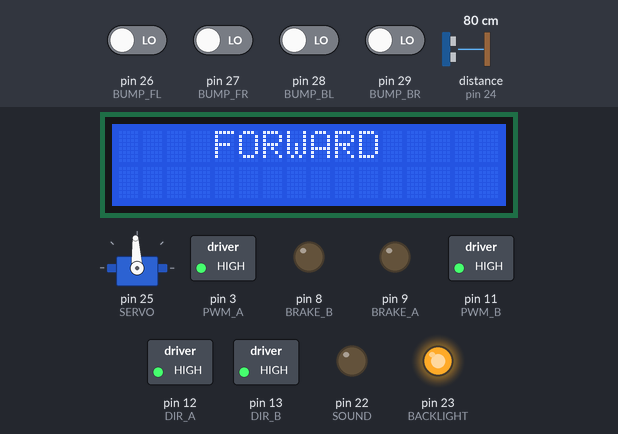
Simulated run of this sketch. Board: Arduino Mega 2560, built with avr-gcc and run on an emulated ATmega2560. On the bench: servo, 16×2 character LCD, switched loads named in the sketch (green lamp = pin HIGH), output pins drawn as LEDs (lit = HIGH). Wiring (inferred from the names in the program): ultrasonic range finder: trigger pin 24; echo pin 24. The test bench sets the inputs (shaded band); at power-on: pin 26 (BUMP_FL), pin 27 (BUMP_FR), pin 28 (BUMP_BL), pin 29 (BUMP_BR) LOW, distance to the obstacle (sensor on pin 24) 80 cm. The echo pulse lasts 58.3 µs per cm; what the sketch prints to the serial monitor is not drawn.

Above: at 6.8 s.
6.9 s: distance to the obstacle (sensor on pin 24) set to 34 cm
8.4 s: distance to the obstacle (sensor on pin 24) set to 28 cm
At 9.8 s:
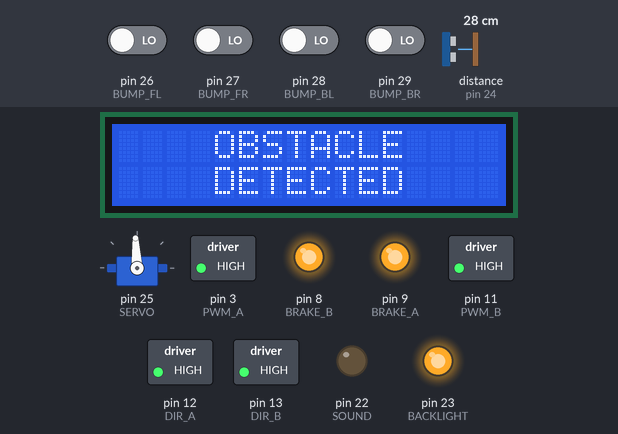
11.4 s: distance to the obstacle (sensor on pin 24) set to 23 cm
At 12.6 s:
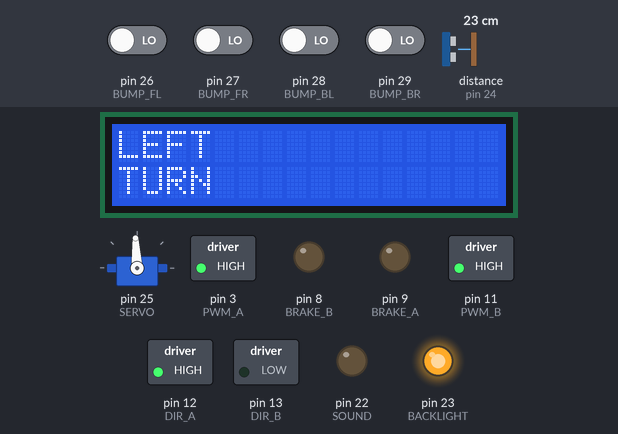
14.4 s: distance to the obstacle (sensor on pin 24) set to 250 cm
At 17.1 s:
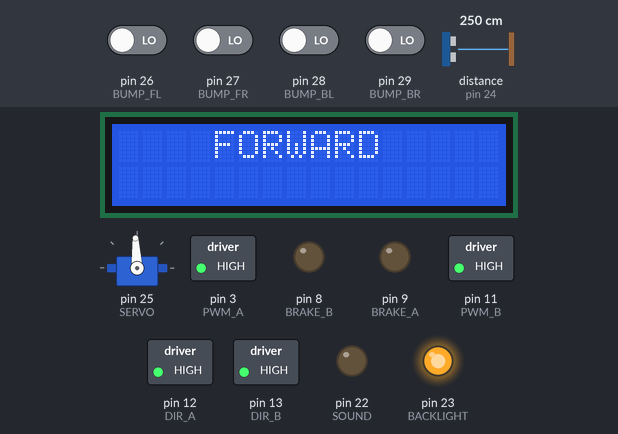
17.4 s: pin 26 (BUMP_FL) driven HIGH
At 17.8 s:
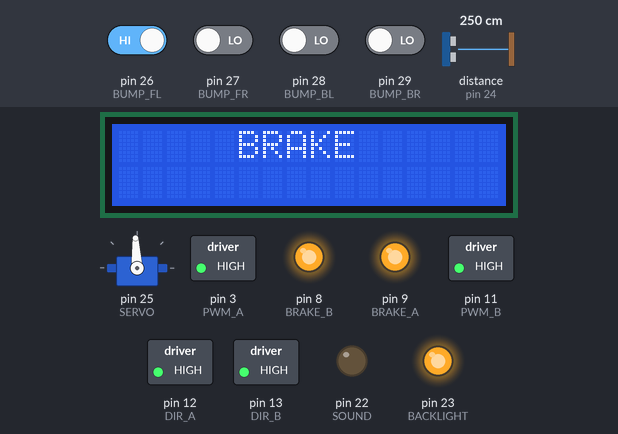
20.4 s: distance to the obstacle (sensor on pin 24) set to 2 cm
At 23.2 s:
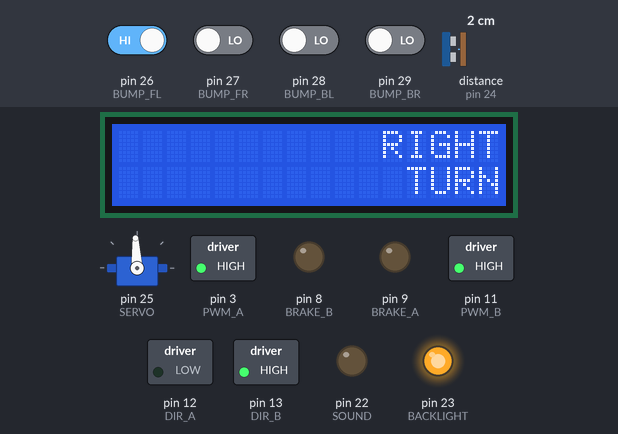
Timing chart, 0 to 27.1 s (numbered marks = the images above; inputs shaded):
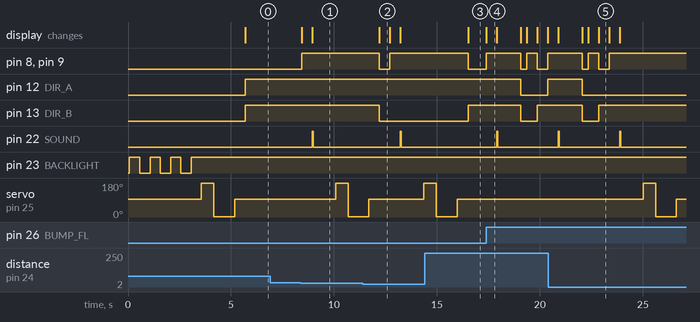

The sketch:

AMALGABOT.ino
```cpp
// (licence header left out)
//////////////////LIBRARIES//////////////////////////////////////////////////////////

  #include <Servo.h> // Enables the Servo library
  #include <LiquidCrystal.h>  //Liquid Crystal library for screen

////////////RANGE FINDER STUFF///////////////////////////////////////////////////////

  const int BOUNDARY = 12;   // (in) Avoid objects closer than 10 inches.
  const int PINGPIN = 24;  // Ping ultrasonic sensor on pin D24.
  long duration, inches, cm; // Define variables for Ping sensor
  int centerDist, leftDist, rightDist, backDist;

///////////////////SERVOS/////////////////////////////////////////////////////////////

  Servo SERVO; //Part of Servo.h Library

/////////////TRANSISTOR ON/OFFs///////////////////////////////////////////////////////

  const int SOUND = 22;      // Set high to play sound from recorder
  const int BACKLIGHT = 23;  // set high to turn on lcd backlight.

/////////////MOTOR SHEILD CONSTANTS///////////////////////////////////////////////////

  const int DIR_A = 12;     // Left motor direction Ch.A
  const int PWM_A = 3;      // Left motor PWM speed Ch.A
  const int DIR_B = 13;     // Right motor direction Ch.B
  const int PWM_B = 11;     // Right motor PWM speed Ch.B
  const int BRAKE_A = 9;    // Pull high to brake motor Ch.A
  const int BRAKE_B = 8;    // Pull high to brake motor Ch.B

///////////////////BUMP SWITCHES X4///////////////////////////////////////////////////

  const int BUMP_FR = 27; // Front Right Bumper Switch
  const int BUMP_FL = 26; // Front left Bumper Switch
  const int BUMP_BR = 29; // back right bumper switch
  const int BUMP_BL = 28; // back left bumper switch

  int val_FR = 0; // used to store the state of Front Right Bumper Switch
  int val_FL = 0;
  int val_BR = 0;
  int val_BL = 0;

///////////////////LCD PINS///////////////////////////////////////////////////////////

  LiquidCrystal lcd(30, 31, 32, 33, 34, 35); //Part of LiquidCrystal.h

//////////////////SETUP///////////////////////////////////////////////////////////////

void setup()
{
  pinMode(DIR_A, OUTPUT);  //Set control pins to be outputs
  pinMode(PWM_A, OUTPUT);
  pinMode(DIR_B, OUTPUT);
  pinMode(PWM_B, OUTPUT);
  pinMode(BRAKE_A, OUTPUT);
  pinMode(BRAKE_B, OUTPUT);
  pinMode(SOUND, OUTPUT);
  pinMode(BACKLIGHT, OUTPUT);

  pinMode(BUMP_FR, INPUT); //set bump switch as an input
  pinMode(BUMP_FL, INPUT); //set bump switch as an input
  pinMode(BUMP_BR, INPUT); //set bump switch as an input
  pinMode(BUMP_BL, INPUT); //set bump switch as an input

  digitalWrite(SOUND, LOW); //not really nessisary but not a bad idea.
  digitalWrite(BACKLIGHT, LOW);

  //Part of Servo.h Library

  SERVO.attach(25);  //Add a servo on digital pin D25
  SERVO.write(93);  //Center sensor pan servo (adjusted to 93)

////////////////LCD BOOT SEQUENCE////////////////////////////////////////////////////

  //cosmetic flicker sequence and wait time(delays motion)
  lcd.begin(16, 2);  // set up the LCD's number of columns and rows:
  lcd.clear();
  lcd.print("    RISK-BOT");
  lcd.setCursor(0, 1);
  lcd.print("  INITIALIZING");
  digitalWrite(BACKLIGHT, HIGH);
  delay(500);
  digitalWrite(BACKLIGHT, LOW);
  delay(500);
  digitalWrite(BACKLIGHT, HIGH);
  delay(500);
  digitalWrite(BACKLIGHT, LOW);
  delay(500);
  digitalWrite(BACKLIGHT, HIGH);
  delay(500);
  digitalWrite(BACKLIGHT, LOW);
  delay(500);
  digitalWrite(BACKLIGHT, HIGH); //lcd backlight stays on from this point
  delay(500);
  LookAround();
  lcd.clear();

///////////////////SERIAL INIT///////////////////////////////////////////////////

  Serial.begin(9600);  // initialize the serial communications:

//////////////MOTOR SPEED PWM CONSTANTS (180 KEEPS MOTORS BELOW 2 AMPS)//////////

  analogWrite(PWM_A, 255);  //motor speed
  analogWrite(PWM_B, 255);  //motor speed
}

/////////////////MAIN LOOP///////////////////////////////////////////////////////////////
void loop()

{

  LookAhead();

  if(inches >= BOUNDARY) /* If the inches in front of an object is greater than or equal to BOUNDARY react*/
  {
    forward(); // All wheels forward
      //-----------------------------------------------------------------
      val_FR = digitalRead(BUMP_FR); //read input value and store it
      if (val_FR == HIGH)
      {
        brake();
        detection();
        backward();
        turnLeft();
      }else
      //------------------------------------------------------------------
      val_FL = digitalRead(BUMP_FL); //read input value and store it
      if (val_FL == HIGH)
      {
        brake();
        detection();
        backward();
        turnRight();
      //------------------------------------------------------------------
      }else
    delay(90); // Wait 0.11 seconds (adjust for faster ping interval)
  } else // If not:

  {
    brake();
    detection();
    LookAround();
     //-----------------------------------------------------------------
      val_BR = digitalRead(BUMP_BR); //read input value and store it
      if (val_BR == HIGH)
      {
        brake();
        detection();
        forward_timed();
        turnRight();
      }else
      //------------------------------------------------------------------
      val_BL = digitalRead(BUMP_BL); //read input value and store it
      if (val_BL == HIGH)
      {
        brake();
        detection();
        forward_timed();
        turnLeft();
      //------------------------------------------------------------------
      }else
    if(rightDist > leftDist) // If the right distance is greater than the left distance , turn right
    {
      turnRight();
    }else if (leftDist > rightDist) // If the left distance is greater than the right distance , turn left
    {
      turnLeft();
    }else if (leftDist&&rightDist&&centerDist < BOUNDARY) // If the left and right distance is smaller than BOUNDARY, back up
    {
      backward();

      LookAround();
    }
  }
}

////////////////END MAIN LOOP////////////////////////////////////////////////////////////

/////////////////FORWARD/////////////////////////////////////////////////////////////////
void forward()
{
  digitalWrite(BRAKE_A, LOW);
  digitalWrite(BRAKE_B, LOW);
  digitalWrite(DIR_A, HIGH);     // Left motor forward.
  digitalWrite(DIR_B, HIGH);     // Right motor forward.
  lcd.clear();
  lcd.print("    FORWARD");
}
/////////////////////////////////////////////////////////////////////////////////////////
void forward_timed()
{
  lcd.clear();
  lcd.print("    SCOOT");
  digitalWrite(BRAKE_A, LOW);
  digitalWrite(BRAKE_B, LOW);
  digitalWrite(DIR_A, HIGH);     // Left motor forward.
  digitalWrite(DIR_B, HIGH);     // Right motor forward.
  delay(200); // scoot forward
  brake();
}
/////////////////////////////////////////////////////////////////////////////////////////
void backward()
{
  lcd.clear();
  lcd.setCursor(0, 1);
  lcd.print("    BACK UP!");
  digitalWrite(BRAKE_A, LOW);
  digitalWrite(BRAKE_B, LOW);
  digitalWrite(DIR_A, LOW);     // Left motor backward.
  digitalWrite(DIR_B, LOW);     // Right motor forward.
  delay(300); // time to backup
  brake();
}
/////////////////////////////////////////////////////////////////////////////////////////
void brake() //brakes both motor channels.
{
  digitalWrite(BRAKE_A, HIGH);
  digitalWrite(BRAKE_B, HIGH);
  lcd.clear();
  lcd.print("     BRAKE");
  delay(500);
}
////////////////////////////////////////////////////////////////////////////////////////
void turnRight() //(int duration)// Amount of turning is determined by duration argument (ms).
{
  lcd.clear();
  lcd.print("           RIGHT");
  lcd.setCursor(0, 1);
  lcd.print("            TURN");
  digitalWrite(BRAKE_A, LOW);
  digitalWrite(BRAKE_B, LOW);
  digitalWrite(DIR_A, LOW);     // Left motor forward.
  digitalWrite(DIR_B, HIGH);    // Right motor backward.
  delay(500);                   // Turning time (ms).
}
//////////////////////////////////////////////////////////////////////////////////////////
void turnLeft()
{
  lcd.clear();
  lcd.print("LEFT");
  lcd.setCursor(0, 1);
  lcd.print("TURN");
  digitalWrite(BRAKE_A, LOW);
  digitalWrite(BRAKE_B, LOW);
  digitalWrite(DIR_A, HIGH);    // Right motor forward.
  digitalWrite(DIR_B, LOW);     // Left motor backward.
  delay(500);                   // Turning time (ms).
}
//////////////////////////////////////////////////////////////////////////////////////////
void detection() // Pause play sound run LCD text sequence
{
  lcd.clear();
  lcd.print("    OBSTACLE");
  lcd.setCursor(0, 1);
  lcd.print("    DETECTED");
  digitalWrite(SOUND, HIGH);
  delay(50);
  digitalWrite(SOUND, LOW);
  delay(1100);
}
//////////////////////////////////////////////////////////////////////////////////////////
void LookAhead()
{
  SERVO.write(93); // angle to look forward (adjusted to 93)
  //delay(100); // wait 0.100 seconds (affects ping))) rate, decrease if bot is moving fast)
  GetDistance();

}
/////////////////////////////////////////////////////////////////////////////////////////
void LookAround()
{
  SERVO.write(180); // left 180° angle
  delay(600); // time to travel(may need to be adjusted for different servos)
  GetDistance(); //Left
  leftDist = inches; //get the left distance
  SERVO.write(2); // right look to the other side (adjusted)
  delay(1000); // time to travel(may need to be adjusted for different servos)
  GetDistance(); //Right
  rightDist = inches; // get the right distance
  SERVO.write(93); // center 90° angle(adjusted to 93)
  delay(500); // time to travel(may need to be adjusted for different servos)
  GetDistance(); //Center
  centerDist = inches; // store inches


  // Prints a line in the serial monitor
  Serial.print("RightDist: ");
  Serial.println(rightDist);
  Serial.print("LeftDist: ");
  Serial.println(leftDist);
  Serial.print("CenterDist: ");
  Serial.println(centerDist);
}
///////////////PING))) SUBROUTINE////////////////////////////////////////////////////////

// ping
// Take a distance reading from Ping ultrasonic rangefinder.
// from http://arduino.cc/en/Tutorial/Ping?from=Tutorial.UltrasoundSensor

unsigned long GetDistance()
{
  // The Ping is triggered by a HIGH pulse of 2 or more microseconds.
  // We give a short LOW pulse beforehand to ensure a clean HIGH pulse.
  pinMode(PINGPIN, OUTPUT);
  digitalWrite(PINGPIN, LOW);
  delayMicroseconds(2);
  digitalWrite(PINGPIN, HIGH);
  delayMicroseconds(5);
  digitalWrite(PINGPIN, LOW);

  // The same pin is used to read the signal from the Ping: a HIGH
  // pulse whose duration is the time (in microseconds) from the sending
  // of the ping to the reception of its echo off an object.
  pinMode(PINGPIN, INPUT);
  duration = pulseIn(PINGPIN, HIGH);

  // Convert the time into a distance.
  inches = microsecondsToInches(duration);
  cm = microsecondsToCentimeters(duration);
}
  long microsecondsToInches(long microseconds) // converts time to a distance
{
  return microseconds / 74 / 2;
}
  long microsecondsToCentimeters(long microseconds) // converts time to a distance
{
  return microseconds / 29 / 2;
}
////////////////////////////////////////////////////////////////////////////////////
```

Measured:
- the behaviour switches between 31 and 30 cm on distance to the obstacle (sensor on pin 24) (found by bisection; images 0 and 1)
- the behaviour switches between 26 and 25 cm on distance to the obstacle (sensor on pin 24) (found by bisection; images 1 and 2)
- after the input at 6.9 s, every drawn part: stays the same
- after the input at 8.4 s, pin 8 (BRAKE_B), pin 9 (BRAKE_A): LOW → HIGH at once; pin 22 (SOUND): LOW → HIGH after 0.54 s, → LOW 0.05 s later; servo on pin 25 (SERVO): 93° → 180° after 1.7 s, → 2° 0.60 s later; the display: first changes at once (image 1 shows a later state)
- after the input at 11.4 s, pin 12 (DIR_A): stays HIGH (without the input it goes to LOW after 0.80 s); pin 22 (SOUND): LOW → HIGH after 1.8 s, → LOW 0.05 s later; the display: changes after 0.80 s (image 2)
- after the input at 14.4 s, pin 12 (DIR_A): stays HIGH (without the input it goes to LOW after 2.1 s); pin 13 (DIR_B): LOW → HIGH after 2.1 s; the display: changes after 2.1 s (image 3)
- after the input at 17.4 s, pin 8 (BRAKE_B), pin 9 (BRAKE_A): goes HIGH 1.7 s, LOW 0.30 s, HIGH 0.51 s, LOW 0.52 s, then HIGH, starting at once
- after the input at 20.4 s, pin 8 (BRAKE_B), pin 9 (BRAKE_A): goes on until 23.4 s, then stays HIGH; pin 12 (DIR_A): goes on until 22.1 s, then stays LOW; pin 13 (DIR_B): goes on until 22.9 s, then stays HIGH; servo on pin 25 (SERVO): 93° → 180° after 4.6 s, → 2° 0.60 s later, → 93° 1.0 s later
